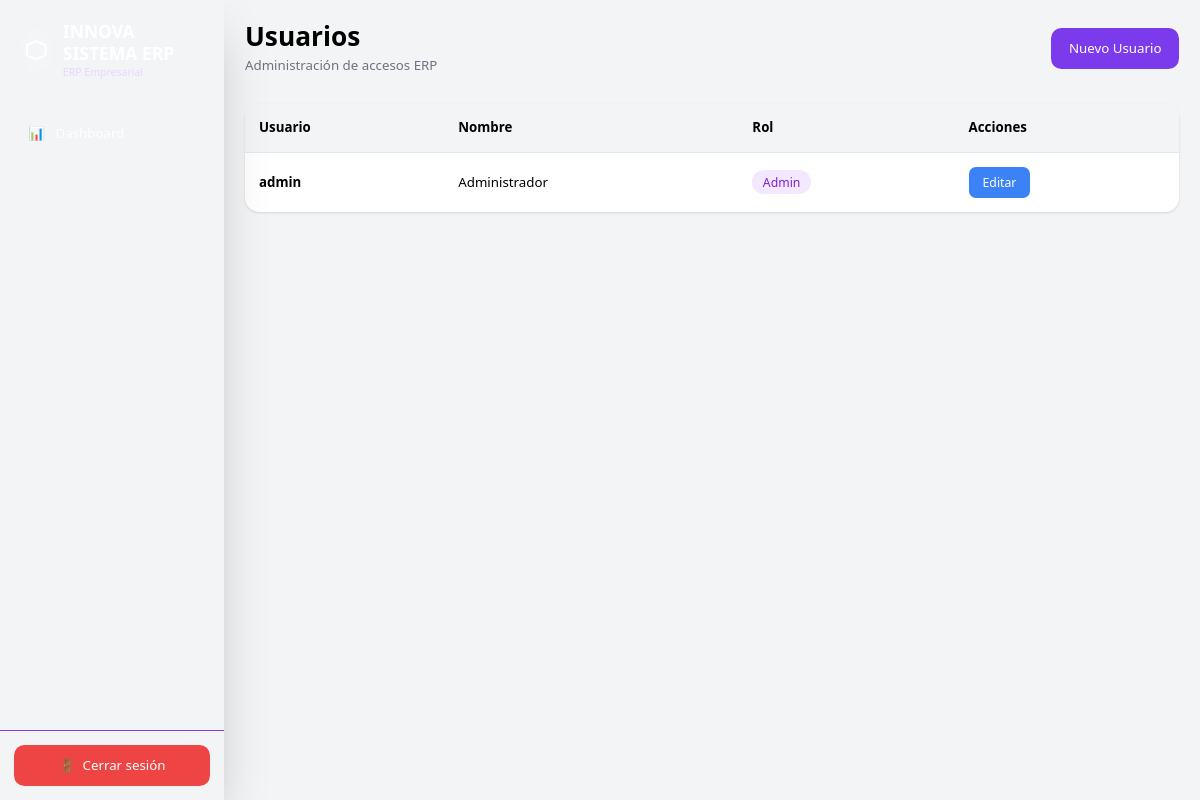
Page /users/ (signed in) on the earlier database version.
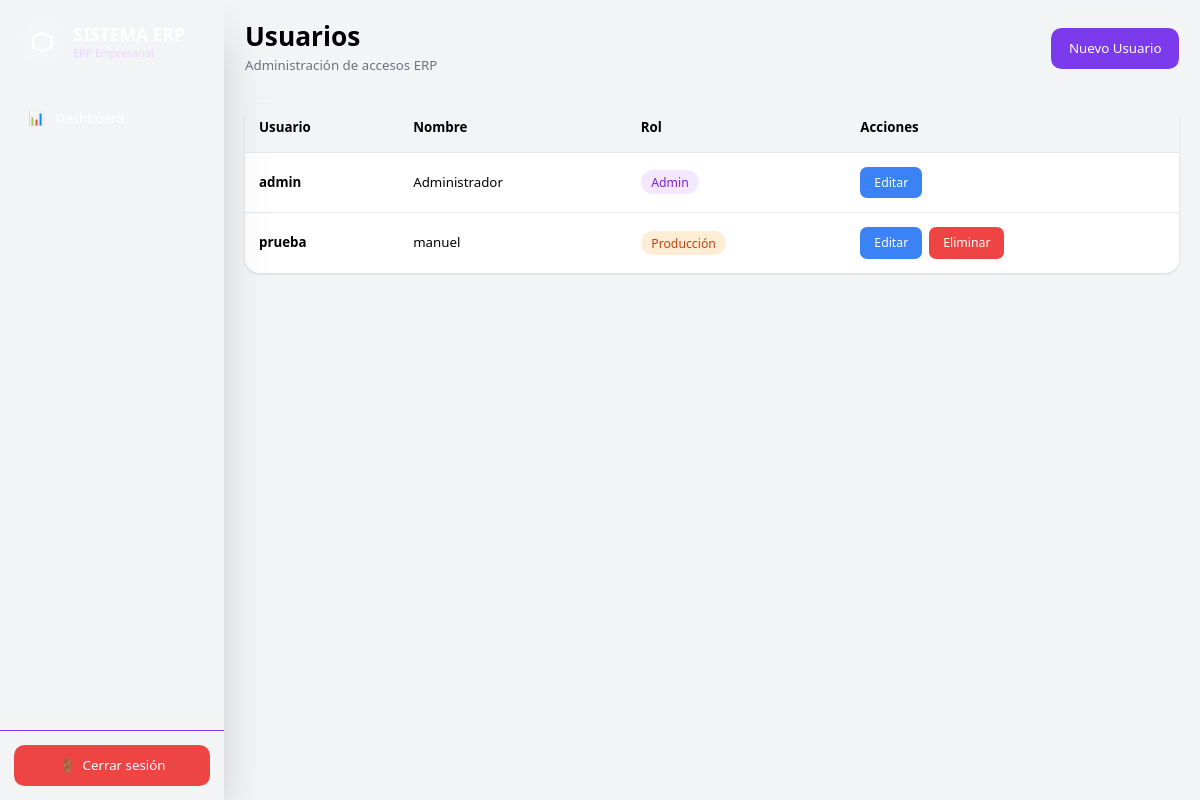
Same page on the later database version.
### app/models/user.py (models this page shows)
class User(Base):
    __tablename__ = "users"
    id = Column(Integer, primary_key=True, index=True)
    username = Column(String, unique=True)
    full_name = Column(String)
    password = Column(String)
    role = Column(String, default="ventas")
    active = Column(Boolean, default=True)

### app/routes/users.py (the view)
@router.get(
    "/",
    response_class=HTMLResponse
)
async def users_page(
    request: Request,
    db: Session = Depends(get_db)
):
    user = role_required(
        request,
        ["admin"]
    )
    if isinstance(user, RedirectResponse):
        return user
    users = db.query(
        User
    ).all()
    return templates.TemplateResponse(
        request=request,
        name="users.html",
        context={
            "users": users
        }
    )

### app/templates/users.html
{% extends 'base.html' %}
{% block content %}
<div class="flex justify-between items-center mb-8">
    <div>
        <h1 class="text-2xl md:text-3xl font-bold">
            Usuarios
        </h1>
        <p class="text-gray-500 mt-1">
            Administración de accesos ERP
        </p>
    </div>
    <a
        href="/users/new"
        class="bg-purple-700 hover:bg-purple-800 text-white px-5 py-3 rounded-xl"
    >
        Nuevo Usuario
    </a>
</div>
<div class="bg-white rounded-2xl shadow overflow-hidden">
    <div class="overflow-x-auto">
        <table class="w-full">
        <thead class="bg-gray-100">
            <tr>
                <th class="text-left p-4">
                    Usuario
                </th>
                <th class="text-left p-4">
                    Nombre
                </th>
                <th class="text-left p-4">
                    Rol
                </th>
                <th class="text-left p-4">
                    Acciones
                </th>
            </tr>
        </thead>
        <tbody>
            {% for user in users %}
            <tr class="border-t hover:bg-gray-50 transition">
                <td class="p-4 font-semibold">
                    {{ user.username }}
                </td>
                <td class="p-4">
                    {{ user.full_name }}
                </td>
                <td class="p-4">
                    {% if user.role == "admin" %}
                    <span class="bg-purple-100 text-purple-700 px-3 py-1 rounded-full text-sm">
                        Admin
                    </span>
                    {% elif user.role == "ventas" %}
                    <span class="bg-blue-100 text-blue-700 px-3 py-1 rounded-full text-sm">
                        Ventas
                    </span>
                    {% elif user.role == "produccion" %}
                    <span class="bg-orange-100 text-orange-700 px-3 py-1 rounded-full text-sm">
                        Producción
                    </span>
                    {% elif user.role == "despacho" %}
                    <span class="bg-green-100 text-green-700 px-3 py-1 rounded-full text-sm">
                        Despacho
                    </span>
                    {% else %}
                    <span class="bg-gray-100 text-gray-700 px-3 py-1 rounded-full text-sm">
                        {{ user.role }}
                    </span>
                    {% endif %}
                </td>
                <td class="p-4">
                    <div class="flex gap-2">
                        <a
                            href="/users/{{ user.id }}/edit"
                            class="bg-blue-500 hover:bg-blue-600 text-white px-4 py-2 rounded-lg text-sm"
                        >
                            Editar
                        </a>
                        {% if user.username != "admin" %}
                        <a
                            href="/users/{{ user.id }}/delete"
                            onclick="return confirm('¿Eliminar usuario?')"
                            class="bg-red-500 hover:bg-red-600 text-white px-4 py-2 rounded-lg text-sm"
                        >
                            Eliminar
                        </a>
                        {% endif %}
                    </div>
                </td>
            </tr>
            {% endfor %}
        </tbody>
    </table>
    </div>
</div>
{% endblock %}

Differences in the rows shown:
added User: username "prueba", full_name "manuel", role "Producción"
